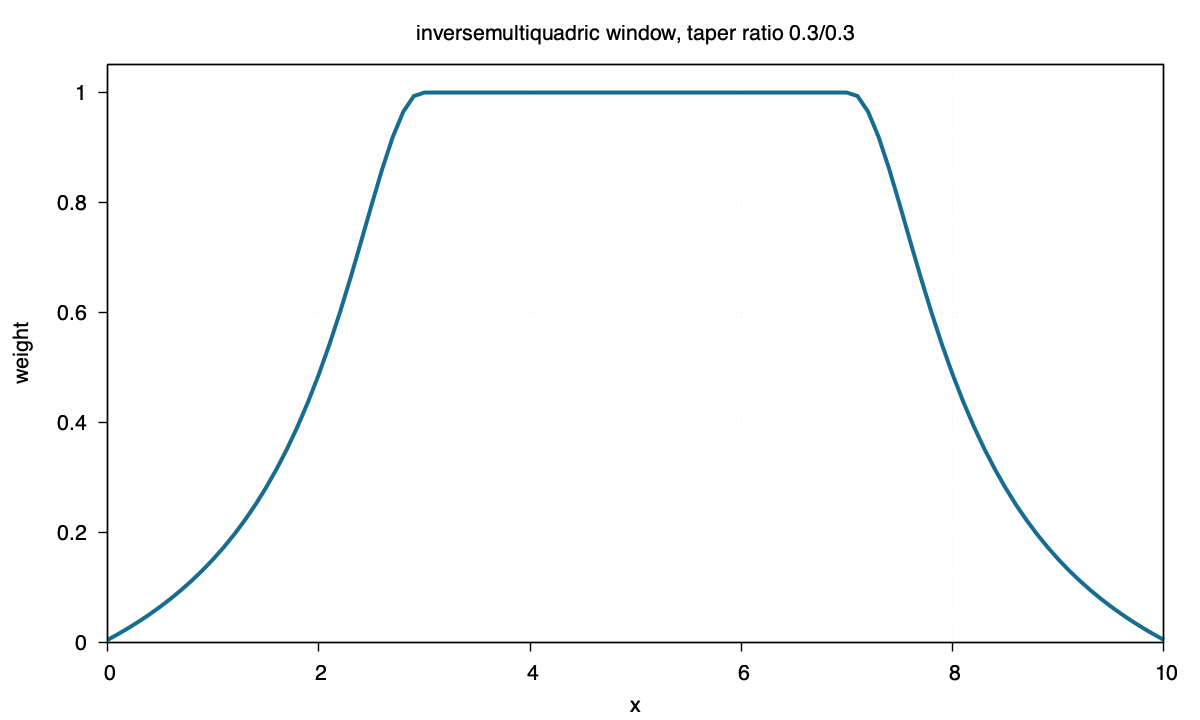

Write gnuplot code to recreate this figure.
set terminal pngcairo size 1200,720 enhanced font "Helvetica,16"
set output "inversemultiquadric.png"
set title "inversemultiquadric window, taper ratio 0.3/0.3"
set xlabel "x"
set ylabel "weight"
set xrange [0:10]
set yrange [0:1.05]
set border lw 1.4
set tics out nomirror
set grid lw 1 lc rgb "#d8dee9"
set key off
plot "inversemultiquadric.txt" using 1:2 with lines lw 4 lc rgb "#176d8f"
